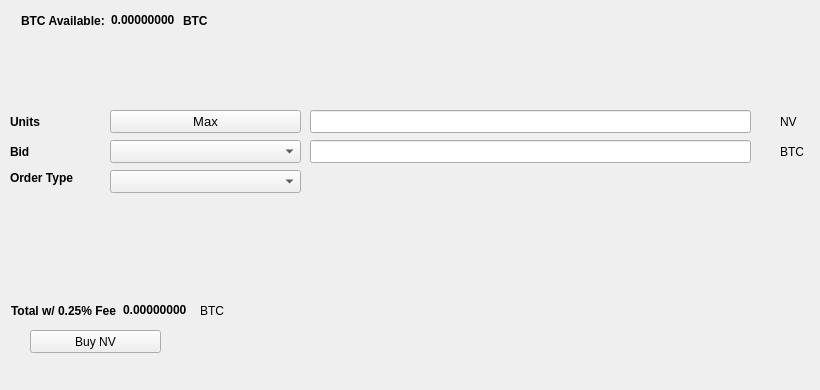
   <widget class="QWidget" name="BuyTab">
    <attribute name="title">
     <string>Buy</string>
    </attribute>
    <widget class="QPushButton" name="BuyELP">
     <property name="geometry">
      <rect>
       <x>30</x>
       <y>330</y>
       <width>131</width>
       <height>23</height>
      </rect>
     </property>
     <property name="text">
      <string>Buy NV</string>
     </property>
     <property name="icon">
      <iconset resource="../nv.qrc">
       <normaloff>:/icons/bitcoin</normaloff>:/icons/bitcoin</iconset>
     </property>
    </widget>
    <widget class="QLabel" name="label_3">
     <property name="geometry">
      <rect>
       <x>10</x>
       <y>110</y>
       <width>46</width>
       <height>23</height>
      </rect>
     </property>
     <property name="font">
      <font>
       <weight>75</weight>
       <bold>true</bold>
      </font>
     </property>
     <property name="text">
      <string>Units</string>
     </property>
    </widget>
    <widget class="QLineEdit" name="UnitsInput">
     <property name="geometry">
      <rect>
       <x>310</x>
       <y>110</y>
       <width>441</width>
       <height>23</height>
      </rect>
     </property>
     <property name="font">
      <font>
       <pointsize>9</pointsize>
       <weight>75</weight>
       <bold>true</bold>
      </font>
     </property>
    </widget>
    <widget class="QLineEdit" name="BuyBidPriceEdit">
     <property name="geometry">
      <rect>
       <x>310</x>
       <y>140</y>
       <width>441</width>
       <height>23</height>
      </rect>
     </property>
     <property name="font">
      <font>
       <pointsize>9</pointsize>
       <weight>75</weight>
       <bold>true</bold>
      </font>
     </property>
    </widget>
    <widget class="QLabel" name="label_4">
     <property name="geometry">
      <rect>
       <x>780</x>
       <y>110</y>
       <width>31</width>
       <height>23</height>
      </rect>
     </property>
     <property name="text">
      <string>NV</string>
     </property>
    </widget>
    <widget class="QLabel" name="label_5">
     <property name="geometry">
      <rect>
       <x>780</x>
       <y>140</y>
       <width>31</width>
       <height>23</height>
      </rect>
     </property>
     <property name="text">
      <string>BTC</string>
     </property>
    </widget>
    <widget class="QLabel" name="label_6">
     <property name="geometry">
      <rect>
       <x>10</x>
       <y>140</y>
       <width>46</width>
       <height>23</height>
      </rect>
     </property>
     <property name="font">
      <font>
       <weight>75</weight>
       <bold>true</bold>
      </font>
     </property>
     <property name="text">
      <string>Bid</string>
     </property>
    </widget>
    <widget class="QLabel" name="label_7">
     <property name="geometry">
      <rect>
       <x>10</x>
       <y>170</y>
       <width>91</width>
       <height>16</height>
      </rect>
     </property>
     <property name="font">
      <font>
       <weight>75</weight>
       <bold>true</bold>
      </font>
     </property>
     <property name="text">
      <string>Order Type</string>
     </property>
    </widget>
    <widget class="QPushButton" name="Buy_Max_Amount">
     <property name="geometry">
      <rect>
       <x>110</x>
       <y>110</y>
       <width>191</width>
       <height>23</height>
      </rect>
     </property>
     <property name="font">
      <font>
       <pointsize>10</pointsize>
      </font>
     </property>
     <property name="text">
      <string>Max</string>
     </property>
    </widget>
    <widget class="QComboBox" name="BuyBidcomboBox">
     <property name="geometry">
      <rect>
       <x>110</x>
       <y>140</y>
       <width>191</width>
       <height>23</height>
      </rect>
     </property>
     <property name="font">
      <font>
       <pointsize>10</pointsize>
      </font>
     </property>
    </widget>
    <widget class="QComboBox" name="buyOrdertypeCombo">
     <property name="geometry">
      <rect>
       <x>110</x>
       <y>170</y>
       <width>191</width>
       <height>23</height>
      </rect>
     </property>
     <property name="font">
      <font>
       <pointsize>10</pointsize>
      </font>
     </property>
    </widget>
    <widget class="QWidget" name="layoutWidget1">
     <property name="geometry">
      <rect>
       <x>21</x>
       <y>11</y>
       <width>227</width>
       <height>19</height>
      </rect>
     </property>
     <layout class="QHBoxLayout" name="horizontalLayout_3">
      <item>
       <widget class="QLabel" name="label232">
        <property name="font">
         <font>
          <weight>75</weight>
          <bold>true</bold>
         </font>
        </property>
        <property name="text">
         <string>BTC Available:</string>
        </property>
       </widget>
      </item>
      <item>
       <widget class="QLabel" name="BtcAvailableLbl">
        <property name="palette">
         <palette>
          <active>
           <colorrole role="WindowText">
            <brush brushstyle="SolidPattern">
             <color alpha="255">
              <red>0</red>
              <green>0</green>
              <blue>0</blue>
             </color>
            </brush>
           </colorrole>
           <colorrole role="Button">
            <brush brushstyle="SolidPattern">
             <color alpha="255">
              <red>0</red>
              <green>170</green>
              <blue>0</blue>
             </color>
            </brush>
           </colorrole>
           <colorrole role="Light">
            <brush brushstyle="SolidPattern">
             <color alpha="255">
              <red>0</red>
              <green>255</green>
              <blue>0</blue>
             </color>
            </brush>
           </colorrole>
           <colorrole role="Midlight">
            <brush brushstyle="SolidPattern">
             <color alpha="255">
              <red>0</red>
              <green>212</green>
              <blue>0</blue>
             </color>
            </brush>
           </colorrole>
           <colorrole role="Dark">
            <brush brushstyle="SolidPattern">
             <color alpha="255">
              <red>0</red>
              <green>85</green>
              <blue>0</blue>
             </color>
            </brush>
           </colorrole>
           <colorrole role="Mid">
            <brush brushstyle="SolidPattern">
             <color alpha="255">
              <red>0</red>
              <green>113</green>
              <blue>0</blue>
             </color>
            </brush>
           </colorrole>
           <colorrole role="Text">
            <brush brushstyle="SolidPattern">
             <color alpha="255">
              <red>0</red>
              <green>170</green>
              <blue>0</blue>
             </color>
            </brush>
           </colorrole>
           <colorrole role="BrightText">
            <brush brushstyle="SolidPattern">
             <color alpha="255">
              <red>255</red>
              <green>255</green>
              <blue>255</blue>
             </color>
            </brush>
           </colorrole>
           <colorrole role="ButtonText">
            <brush brushstyle="SolidPattern">
             <color alpha="255">
              <red>0</red>
              <green>0</green>
              <blue>0</blue>
             </color>
            </brush>
           </colorrole>
           <colorrole role="Base">
            <brush brushstyle="SolidPattern">
             <color alpha="255">
              <red>255</red>
              <green>255</green>
              <blue>255</blue>
             </color>
            </brush>
           </colorrole>
           <colorrole role="Window">
            <brush brushstyle="SolidPattern">
             <color alpha="255">
              <red>0</red>
              <green>170</green>
              <blue>0</blue>
             </color>
            </brush>
           </colorrole>
           <colorrole role="Shadow">
            <brush brushstyle="SolidPattern">
             <color alpha="255">
              <red>0</red>
              <green>0</green>
              <blue>0</blue>
             </color>
            </brush>
           </colorrole>
           <colorrole role="AlternateBase">
            <brush brushstyle="SolidPattern">
             <color alpha="255">
              <red>127</red>
              <green>212</green>
              <blue>127</blue>
             </color>
            </brush>
           </colorrole>
           <colorrole role="ToolTipBase">
            <brush brushstyle="SolidPattern">
             <color alpha="255">
              <red>255</red>
              <green>255</green>
              <blue>220</blue>
             </color>
            </brush>
           </colorrole>
           <colorrole role="ToolTipText">
            <brush brushstyle="SolidPattern">
             <color alpha="255">
              <red>0</red>
              <green>0</green>
              <blue>0</blue>
             </color>
            </brush>
           </colorrole>
          </active>
          <inactive>
           <colorrole role="WindowText">
            <brush brushstyle="SolidPattern">
             <color alpha="255">
              <red>0</red>
              <green>0</green>
              <blue>0</blue>
             </color>
            </brush>
           </colorrole>
           <colorrole role="Button">
            <brush brushstyle="SolidPattern">
             <color alpha="255">
              <red>0</red>
              <green>170</green>
              <blue>0</blue>
             </color>
            </brush>
           </colorrole>
           <colorrole role="Light">
            <brush brushstyle="SolidPattern">
             <color alpha="255">
              <red>0</red>
              <green>255</green>
              <blue>0</blue>
             </color>
            </brush>
           </colorrole>
           <colorrole role="Midlight">
            <brush brushstyle="SolidPattern">
             <color alpha="255">
              <red>0</red>
              <green>212</green>
              <blue>0</blue>
             </color>
            </brush>
           </colorrole>
           <colorrole role="Dark">
            <brush brushstyle="SolidPattern">
             <color alpha="255">
              <red>0</red>
              <green>85</green>
              <blue>0</blue>
             </color>
            </brush>
           </colorrole>
           <colorrole role="Mid">
            <brush brushstyle="SolidPattern">
             <color alpha="255">
              <red>0</red>
              <green>113</green>
              <blue>0</blue>
             </color>
            </brush>
           </colorrole>
           <colorrole role="Text">
            <brush brushstyle="SolidPattern">
             <color alpha="255">
              <red>0</red>
              <green>170</green>
              <blue>0</blue>
             </color>
            </brush>
           </colorrole>
           <colorrole role="BrightText">
            <brush brushstyle="SolidPattern">
             <color alpha="255">
              <red>255</red>
              <green>255</green>
              <blue>255</blue>
             </color>
            </brush>
           </colorrole>
           <colorrole role="ButtonText">
            <brush brushstyle="SolidPattern">
             <color alpha="255">
              <red>0</red>
              <green>0</green>
              <blue>0</blue>
             </color>
            </brush>
           </colorrole>
           <colorrole role="Base">
            <brush brushstyle="SolidPattern">
             <color alpha="255">
              <red>255</red>
              <green>255</green>
              <blue>255</blue>
             </color>
            </brush>
           </colorrole>
           <colorrole role="Window">
            <brush brushstyle="SolidPattern">
             <color alpha="255">
              <red>0</red>
              <green>170</green>
              <blue>0</blue>
             </color>
            </brush>
           </colorrole>
           <colorrole role="Shadow">
            <brush brushstyle="SolidPattern">
             <color alpha="255">
              <red>0</red>
              <green>0</green>
              <blue>0</blue>
             </color>
            </brush>
           </colorrole>
           <colorrole role="AlternateBase">
            <brush brushstyle="SolidPattern">
             <color alpha="255">
              <red>127</red>
              <green>212</green>
              <blue>127</blue>
             </color>
            </brush>
           </colorrole>
           <colorrole role="ToolTipBase">
            <brush brushstyle="SolidPattern">
             <color alpha="255">
              <red>255</red>
              <green>255</green>
              <blue>220</blue>
             </color>
            </brush>
           </colorrole>
           <colorrole role="ToolTipText">
            <brush brushstyle="SolidPattern">
             <color alpha="255">
              <red>0</red>
              <green>0</green>
              <blue>0</blue>
             </color>
            </brush>
           </colorrole>
          </inactive>
          <disabled>
           <colorrole role="WindowText">
            <brush brushstyle="SolidPattern">
             <color alpha="255">
              <red>0</red>
              <green>85</green>
              <blue>0</blue>
             </color>
            </brush>
           </colorrole>
           <colorrole role="Button">
            <brush brushstyle="SolidPattern">
             <color alpha="255">
              <red>0</red>
              <green>170</green>
              <blue>0</blue>
             </color>
            </brush>
           </colorrole>
           <colorrole role="Light">
            <brush brushstyle="SolidPattern">
             <color alpha="255">
              <red>0</red>
              <green>255</green>
              <blue>0</blue>
             </color>
            </brush>
           </colorrole>
           <colorrole role="Midlight">
            <brush brushstyle="SolidPattern">
             <color alpha="255">
              <red>0</red>
              <green>212</green>
              <blue>0</blue>
             </color>
            </brush>
           </colorrole>
           <colorrole role="Dark">
            <brush brushstyle="SolidPattern">
             <color alpha="255">
              <red>0</red>
              <green>85</green>
              <blue>0</blue>
             </color>
            </brush>
           </colorrole>
           <colorrole role="Mid">
            <brush brushstyle="SolidPattern">
             <color alpha="255">
              <red>0</red>
              <green>113</green>
              <blue>0</blue>
             </color>
            </brush>
           </colorrole>
           <colorrole role="Text">
            <brush brushstyle="SolidPattern">
             <color alpha="255">
              <red>0</red>
              <green>85</green>
              <blue>0</blue>
             </color>
            </brush>
           </colorrole>
           <colorrole role="BrightText">
            <brush brushstyle="SolidPattern">
             <color alpha="255">
              <red>255</red>
              <green>255</green>
              <blue>255</blue>
             </color>
            </brush>
           </colorrole>
           <colorrole role="ButtonText">
            <brush brushstyle="SolidPattern">
             <color alpha="255">
              <red>0</red>
              <green>85</green>
              <blue>0</blue>
             </color>
            </brush>
           </colorrole>
           <colorrole role="Base">
            <brush brushstyle="SolidPattern">
             <color alpha="255">
              <red>0</red>
              <green>170</green>
              <blue>0</blue>
             </color>
            </brush>
           </colorrole>
           <colorrole role="Window">
            <brush brushstyle="SolidPattern">
             <color alpha="255">
              <red>0</red>
              <green>170</green>
              <blue>0</blue>
             </color>
            </brush>
           </colorrole>
           <colorrole role="Shadow">
            <brush brushstyle="SolidPattern">
             <color alpha="255">
              <red>0</red>
              <green>0</green>
              <blue>0</blue>
             </color>
            </brush>
           </colorrole>
           <colorrole role="AlternateBase">
            <brush brushstyle="SolidPattern">
             <color alpha="255">
              <red>0</red>
              <green>170</green>
              <blue>0</blue>
             </color>
            </brush>
           </colorrole>
           <colorrole role="ToolTipBase">
            <brush brushstyle="SolidPattern">
             <color alpha="255">
              <red>255</red>
              <green>255</green>
              <blue>220</blue>
             </color>
            </brush>
           </colorrole>
           <colorrole role="ToolTipText">
            <brush brushstyle="SolidPattern">
             <color alpha="255">
              <red>0</red>
              <green>0</green>
              <blue>0</blue>
             </color>
            </brush>
           </colorrole>
          </disabled>
         </palette>
        </property>
        <property name="font">
         <font>
          <weight>75</weight>
          <bold>true</bold>
         </font>
        </property>
        <property name="text">
         <string>0.00000000</string>
        </property>
        <property name="textInteractionFlags">
         <set>Qt::LinksAccessibleByMouse|Qt::TextSelectableByKeyboard|Qt::TextSelectableByMouse</set>
        </property>
       </widget>
      </item>
      <item>
       <widget class="QLabel" name="BtcAvailableLbl_2">
        <property name="font">
         <font>
          <weight>75</weight>
          <bold>true</bold>
         </font>
        </property>
        <property name="text">
         <string>BTC</string>
        </property>
       </widget>
      </item>
     </layout>
    </widget>
    <widget class="QWidget" name="layoutWidge2">
     <property name="geometry">
      <rect>
       <x>11</x>
       <y>301</y>
       <width>259</width>
       <height>19</height>
      </rect>
     </property>
     <layout class="QHBoxLayout" name="horizontalLayout_4">
      <item>
       <widget class="QLabel" name="label_9">
        <property name="font">
         <font>
          <weight>75</weight>
          <bold>true</bold>
         </font>
        </property>
        <property name="text">
         <string>Total w/ 0.25% Fee</string>
        </property>
       </widget>
      </item>
      <item>
       <widget class="QLabel" name="BuyCostLabel">
        <property name="palette">
         <palette>
          <active>
           <colorrole role="WindowText">
            <brush brushstyle="SolidPattern">
             <color alpha="255">
              <red>0</red>
              <green>0</green>
              <blue>0</blue>
             </color>
            </brush>
           </colorrole>
           <colorrole role="Button">
            <brush brushstyle="SolidPattern">
             <color alpha="255">
              <red>0</red>
              <green>170</green>
              <blue>0</blue>
             </color>
            </brush>
           </colorrole>
           <colorrole role="Light">
            <brush brushstyle="SolidPattern">
             <color alpha="255">
              <red>0</red>
              <green>255</green>
              <blue>0</blue>
             </color>
            </brush>
           </colorrole>
           <colorrole role="Midlight">
            <brush brushstyle="SolidPattern">
             <color alpha="255">
              <red>0</red>
              <green>212</green>
              <blue>0</blue>
             </color>
            </brush>
           </colorrole>
           <colorrole role="Dark">
            <brush brushstyle="SolidPattern">
             <color alpha="255">
              <red>0</red>
              <green>85</green>
              <blue>0</blue>
             </color>
            </brush>
           </colorrole>
           <colorrole role="Mid">
            <brush brushstyle="SolidPattern">
             <color alpha="255">
              <red>0</red>
              <green>113</green>
              <blue>0</blue>
             </color>
            </brush>
           </colorrole>
           <colorrole role="Text">
            <brush brushstyle="SolidPattern">
             <color alpha="255">
              <red>0</red>
              <green>170</green>
              <blue>0</blue>
             </color>
            </brush>
           </colorrole>
           <colorrole role="BrightText">
            <brush brushstyle="SolidPattern">
             <color alpha="255">
              <red>255</red>
              <green>255</green>
              <blue>255</blue>
             </color>
            </brush>
           </colorrole>
           <colorrole role="ButtonText">
            <brush brushstyle="SolidPattern">
             <color alpha="255">
              <red>0</red>
              <green>0</green>
              <blue>0</blue>
             </color>
            </brush>
           </colorrole>
           <colorrole role="Base">
            <brush brushstyle="SolidPattern">
             <color alpha="255">
              <red>255</red>
              <green>255</green>
              <blue>255</blue>
             </color>
            </brush>
           </colorrole>
           <colorrole role="Window">
            <brush brushstyle="SolidPattern">
             <color alpha="255">
              <red>0</red>
              <green>170</green>
              <blue>0</blue>
             </color>
            </brush>
           </colorrole>
           <colorrole role="Shadow">
            <brush brushstyle="SolidPattern">
             <color alpha="255">
              <red>0</red>
              <green>0</green>
              <blue>0</blue>
             </color>
            </brush>
           </colorrole>
           <colorrole role="AlternateBase">
            <brush brushstyle="SolidPattern">
             <color alpha="255">
              <red>127</red>
              <green>212</green>
              <blue>127</blue>
             </color>
            </brush>
           </colorrole>
           <colorrole role="ToolTipBase">
            <brush brushstyle="SolidPattern">
             <color alpha="255">
              <red>255</red>
              <green>255</green>
              <blue>220</blue>
             </color>
            </brush>
           </colorrole>
           <colorrole role="ToolTipText">
            <brush brushstyle="SolidPattern">
             <color alpha="255">
              <red>0</red>
              <green>0</green>
              <blue>0</blue>
             </color>
            </brush>
           </colorrole>
          </active>
          <inactive>
           <colorrole role="WindowText">
            <brush brushstyle="SolidPattern">
             <color alpha="255">
              <red>0</red>
              <green>0</green>
              <blue>0</blue>
             </color>
            </brush>
           </colorrole>
           <colorrole role="Button">
            <brush brushstyle="SolidPattern">
             <color alpha="255">
              <red>0</red>
              <green>170</green>
              <blue>0</blue>
             </color>
            </brush>
           </colorrole>
           <colorrole role="Light">
            <brush brushstyle="SolidPattern">
             <color alpha="255">
              <red>0</red>
              <green>255</green>
              <blue>0</blue>
             </color>
            </brush>
           </colorrole>
           <colorrole role="Midlight">
            <brush brushstyle="SolidPattern">
             <color alpha="255">
              <red>0</red>
              <green>212</green>
              <blue>0</blue>
             </color>
            </brush>
           </colorrole>
           <colorrole role="Dark">
            <brush brushstyle="SolidPattern">
             <color alpha="255">
              <red>0</red>
              <green>85</green>
              <blue>0</blue>
             </color>
            </brush>
           </colorrole>
           <colorrole role="Mid">
            <brush brushstyle="SolidPattern">
             <color alpha="255">
              <red>0</red>
              <green>113</green>
              <blue>0</blue>
             </color>
            </brush>
           </colorrole>
           <colorrole role="Text">
            <brush brushstyle="SolidPattern">
             <color alpha="255">
              <red>0</red>
              <green>170</green>
              <blue>0</blue>
             </color>
            </brush>
           </colorrole>
           <colorrole role="BrightText">
            <brush brushstyle="SolidPattern">
             <color alpha="255">
              <red>255</red>
              <green>255</green>
              <blue>255</blue>
             </color>
            </brush>
           </colorrole>
           <colorrole role="ButtonText">
            <brush brushstyle="SolidPattern">
             <color alpha="255">
              <red>0</red>
              <green>0</green>
              <blue>0</blue>
             </color>
            </brush>
           </colorrole>
           <colorrole role="Base">
            <brush brushstyle="SolidPattern">
             <color alpha="255">
              <red>255</red>
              <green>255</green>
              <blue>255</blue>
             </color>
            </brush>
           </colorrole>
           <colorrole role="Window">
            <brush brushstyle="SolidPattern">
             <color alpha="255">
              <red>0</red>
              <green>170</green>
              <blue>0</blue>
             </color>
            </brush>
           </colorrole>
           <colorrole role="Shadow">
            <brush brushstyle="SolidPattern">
             <color alpha="255">
              <red>0</red>
              <green>0</green>
              <blue>0</blue>
             </color>
            </brush>
           </colorrole>
           <colorrole role="AlternateBase">
            <brush brushstyle="SolidPattern">
             <color alpha="255">
              <red>127</red>
              <green>212</green>
              <blue>127</blue>
             </color>
            </brush>
           </colorrole>
           <colorrole role="ToolTipBase">
            <brush brushstyle="SolidPattern">
             <color alpha="255">
              <red>255</red>
              <green>255</green>
              <blue>220</blue>
             </color>
            </brush>
           </colorrole>
           <colorrole role="ToolTipText">
            <brush brushstyle="SolidPattern">
             <color alpha="255">
              <red>0</red>
              <green>0</green>
              <blue>0</blue>
             </color>
            </brush>
           </colorrole>
          </inactive>
          <disabled>
           <colorrole role="WindowText">
            <brush brushstyle="SolidPattern">
             <color alpha="255">
              <red>0</red>
              <green>85</green>
              <blue>0</blue>
             </color>
            </brush>
           </colorrole>
           <colorrole role="Button">
            <brush brushstyle="SolidPattern">
             <color alpha="255">
              <red>0</red>
              <green>170</green>
              <blue>0</blue>
             </color>
            </brush>
           </colorrole>
           <colorrole role="Light">
            <brush brushstyle="SolidPattern">
             <color alpha="255">
              <red>0</red>
              <green>255</green>
              <blue>0</blue>
             </color>
            </brush>
           </colorrole>
           <colorrole role="Midlight">
            <brush brushstyle="SolidPattern">
             <color alpha="255">
              <red>0</red>
              <green>212</green>
              <blue>0</blue>
             </color>
            </brush>
           </colorrole>
           <colorrole role="Dark">
            <brush brushstyle="SolidPattern">
             <color alpha="255">
              <red>0</red>
              <green>85</green>
              <blue>0</blue>
             </color>
            </brush>
           </colorrole>
           <colorrole role="Mid">
            <brush brushstyle="SolidPattern">
             <color alpha="255">
              <red>0</red>
              <green>113</green>
              <blue>0</blue>
             </color>
            </brush>
           </colorrole>
           <colorrole role="Text">
            <brush brushstyle="SolidPattern">
             <color alpha="255">
              <red>0</red>
              <green>85</green>
              <blue>0</blue>
             </color>
            </brush>
           </colorrole>
           <colorrole role="BrightText">
            <brush brushstyle="SolidPattern">
             <color alpha="255">
              <red>255</red>
              <green>255</green>
              <blue>255</blue>
             </color>
            </brush>
           </colorrole>
           <colorrole role="ButtonText">
            <brush brushstyle="SolidPattern">
             <color alpha="255">
              <red>0</red>
              <green>85</green>
              <blue>0</blue>
             </color>
            </brush>
           </colorrole>
           <colorrole role="Base">
            <brush brushstyle="SolidPattern">
             <color alpha="255">
              <red>0</red>
              <green>170</green>
              <blue>0</blue>
             </color>
            </brush>
           </colorrole>
           <colorrole role="Window">
            <brush brushstyle="SolidPattern">
             <color alpha="255">
              <red>0</red>
              <green>170</green>
              <blue>0</blue>
             </color>
            </brush>
           </colorrole>
           <colorrole role="Shadow">
            <brush brushstyle="SolidPattern">
             <color alpha="255">
              <red>0</red>
              <green>0</green>
              <blue>0</blue>
             </color>
            </brush>
           </colorrole>
           <colorrole role="AlternateBase">
            <brush brushstyle="SolidPattern">
             <color alpha="255">
              <red>0</red>
              <green>170</green>
              <blue>0</blue>
             </color>
            </brush>
           </colorrole>
           <colorrole role="ToolTipBase">
            <brush brushstyle="SolidPattern">
             <color alpha="255">
              <red>255</red>
              <green>255</green>
              <blue>220</blue>
             </color>
            </brush>
           </colorrole>
           <colorrole role="ToolTipText">
            <brush brushstyle="SolidPattern">
             <color alpha="255">
              <red>0</red>
              <green>0</green>
              <blue>0</blue>
             </color>
            </brush>
           </colorrole>
          </disabled>
         </palette>
        </property>
        <property name="font">
         <font>
          <weight>75</weight>
          <bold>true</bold>
         </font>
        </property>
        <property name="autoFillBackground">
         <bool>false</bool>
        </property>
        <property name="text">
         <string>0.00000000</string>
        </property>
        <property name="textInteractionFlags">
         <set>Qt::LinksAccessibleByMouse|Qt::TextSelectableByMouse</set>
        </property>
       </widget>
      </item>
      <item>
       <widget class="QLabel" name="label_10">
        <property name="font">
         <font>
          <weight>50</weight>
          <bold>false</bold>
         </font>
        </property>
        <property name="text">
         <string>BTC</string>
        </property>
       </widget>
      </item>
     </layout>
    </widget>
    <widget class="QLabel" name="label_24">
     <property name="geometry">
      <rect>
       <x>460</x>
       <y>300</y>
       <width>281</width>
       <height>81</height>
      </rect>
     </property>
     <property name="text">
      <string/>
     </property>
     <property name="pixmap">
      <pixmap>:/images/bittrex</pixmap>
     </property>
    </widget>
   </widget>
